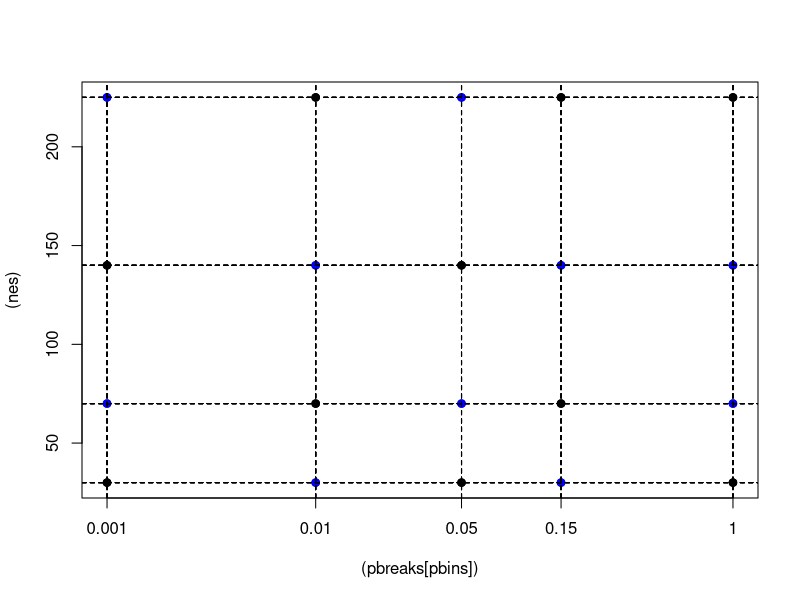
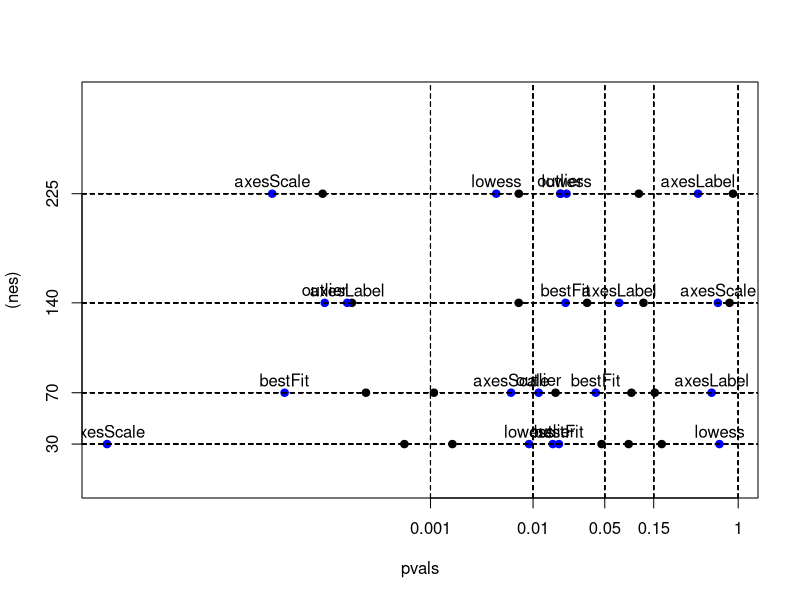

These figures' R source, in order:
#COURSERA STUFF

set.seed(234032)

#Intro question:
setwd("/Users/aaronfisher/Documents/JH/EDA Versions/Sourcetree EDA Git Repo/Coursera - pvals - feb3")
nreps<-40 
pbreaks<-c(.001,.01,.05,.15,1)
pbins<-rep(1:5,length=nreps)
nes<-rep(c(30,70,140,225,225,140,225,30,70,30,70,140,70,30,70,225,30,225,140,140),2)
cbind(nes[1:5],nes[6:10],nes[11:15],nes[16:20])
xes<-matrix(nrow=nreps,ncol=max(nes)) #NOTE some rows will have NA values because of the different nes variable values.
yes<-matrix(nrow=nreps,ncol=max(nes))
pvals<-1 #initialize variables
tvals<-1

plot((pbreaks[pbins]),(nes),pch=19,log='x',xaxt='n',col=rep(c('black','blue'),c(10,10)))
axis(side=1,pbreaks,at=pbreaks)
abline(v=pbreaks[pbins],lty=2)
abline(h=nes,lty=2)

#First generate baseline data
#then add presentation data (same data + presentaion vector)
#then change data for when the twist is adding an outlier
#then add replicates of all of the vector to see how consistent people are on the exact same stuff

for(i in 1:nreps){
	tryagain<-T
	if(i %in% c(1:100*nreps/100)) print(i)
	while(tryagain){ #to ENSURE that we get a good mix of p-value ranges
		#get t close to what we want
		t<-qnorm(pbreaks[pbins[i]],mean=0,sd=1,lower.tail=F)
		if(abs(t)>5)t<-0 #guards against when the bin is 1, and quantile has infinite size
		n<-nes[i]
		x<-rnorm(n)
		e<-rnorm(n)
		bhat<-t*sd(e)/(sqrt(n)*sd(x))
		if(pbins[i]>=5 & sample(c(2,2,1),1)==2) bhat<-0 #sometimes generate it actually from a null
		y<-x*bhat*sample(c(-1,1),1)+e

		tvals[i]<-summary(lm(y~x))$coeff[2,3]
		pvals[i]<-summary(lm(y~x))$coeff[2,4]
		xes[i,1:n]<-x
		yes[i,1:n]<-y

		pi<-pvals[i]
		bini<-min(which(pi<pbreaks))
		if(bini==pbins[i]) tryagain<-F
	}	
	#plot(x,y,main=n)
	#readline(prompt='go')
}


###############################################
#add same plot with new presentation style

npres<-20
pres<-c(rep('plain',length=20),c('outlier','lowess','bestFit','axesScale','axesLabel')[c(4,4,3,1,5,5,2,3,1,2,3, 1, 3, 1, 5,4, 2, 2, 5, 4)])
cbind(pres,pbreaks,nes)

#THIS IS NO LONGER HOW YOU MAKE DATA FOR THE SURVEY!!!!!!!
#NOW THE VECTORS ARE SET APRIORI AT THEIR FULL SIZE, THEY AREN'T DOUBLED LATER.
#Double check to make sure you didn't already do it
#if(dim(xes)[1]==nreps){
	#nes<-c(nes,nes[1:npres])
	#pbreaks<-c(pbreaks,pbreaks[1:npres])
	#pbins<-c(pbins,pbins[1:npres])
	#xes<-rbind(xes,xes[1:npres,])
	#yes<-rbind(yes,yes[1:npres,])
	#pvals<-c(pvals,pvals[1:npres])
	#tvals<-c(tvals,tvals[1:npres])
#}
#origPlot<-c(1:nreps,1:npres)

################################################
#Fix those that now get an extra outlier
#add it one sd above the max x and max y, or w/e is appropriate for the right corner
for(i in which(pres=='outlier')){
	n<-nes[i]
	#grab the middle point from x and y
	mx<-rep(mean(x),n)
	my<-rep(mean(y),n)
	x<-xes[i,1:n]
	y<-yes[i,1:n]
	distvec<-sqrt((mx-x)^2+(my-y)^2)
	switch<-which(distvec==min(distvec))
	
	#should we add it to the top of the graph or the bottom?
	updown<-sample(c('up','down'),1)
	#tval conveys if the best fit line is pos or neg
	if(updown=='down' & tvals[i]<1) {
		x[switch]<-max(x)+sd(x)
		y[switch]<-min(y)-sd(y)
	}
	if(updown=='down' & tvals[i]>1) {
		x[switch]<-min(x)-sd(x)
		y[switch]<-min(y)-sd(y)
	}
	if(updown=='up' & tvals[i]<1) {
		x[switch]<-min(x)-sd(x)
		y[switch]<-max(y)+sd(y)
	}
	if(updown=='up' & tvals[i]>1) {
		x[switch]<-max(x)+sd(x)
		y[switch]<-max(y)+sd(y)
	}

	tvals[i]<-summary(lm(y~x))$coeff[2,3]
	pvals[i]<-summary(lm(y~x))$coeff[2,4]
	xes[i,1:n]<-x
	yes[i,1:n]<-y
}

################################################
#NO REPLICATES HERE!!!!!!
#If you want to add them, re add 'whichrep'& 'beforeRep'to the save command
#Repeat numbers 2 and 4

nreplicates<-0

# whichrep<-c(2,4)

# if(dim(xes)[1]==nreps){
# 	nes<-c(nes,nes[whichrep])
# 	pbins<-c(pbins,pbins[whichrep])
# 	xes<-rbind(xes,xes[whichrep,])
# 	yes<-rbind(yes,yes[whichrep,])
# 	pvals<-c(pvals,pvals[whichrep])
# 	tvals<-c(tvals,tvals[whichrep])
# 	pres<-c(pres,pres[whichrep])
	#origPlot<-c(origPlot,origPlot[whichrep]) ## used when there's overlaping data between plain and styled
#}
# beforeRep<-c(1:(nreps*2),whichrep)
#beforeRep has 20 unique values, and 2 indexes at the end refering to the original index of the graphs that are replicated

plot(pvals,(nes),pch=19,log='x',xaxt='n',yaxt='n',col=c('blue','black')[(pres=='plain')+1],ylim=c(0,300))
axis(side=1,pbreaks,at=pbreaks)
axis(side=2,unique(nes),at=unique(nes))
abline(v=pbreaks[pbins],lty=2)
abline(h=nes,lty=2)
text(pvals[pres!="plain"],nes[pres!="plain"]+10,pres[pres!="plain"])
#text(pvals[whichrep],nes[whichrep]-10,"rep")

save(list=c('xes','yes','nreps','pbins','pvals','tvals','nes','pres','nreplicates'),file='data_for_1plots_coursera1.RData')

